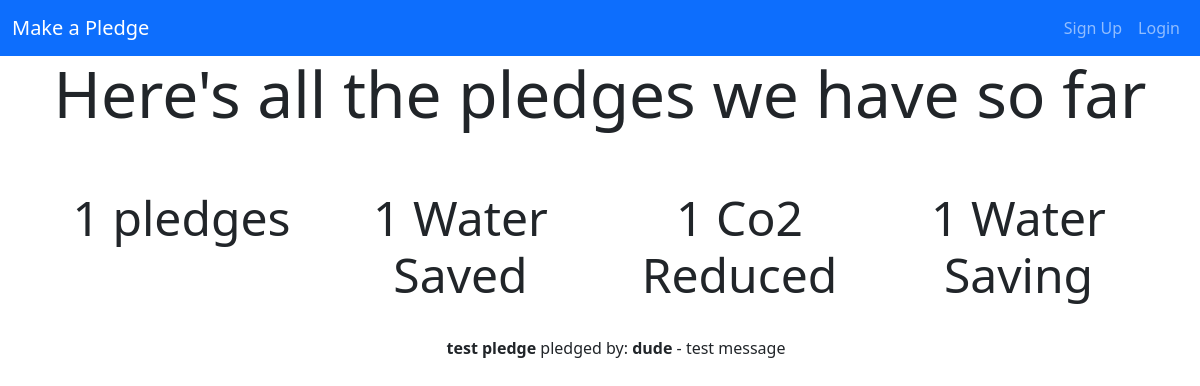
Before: /allpledges/ with the older database file.
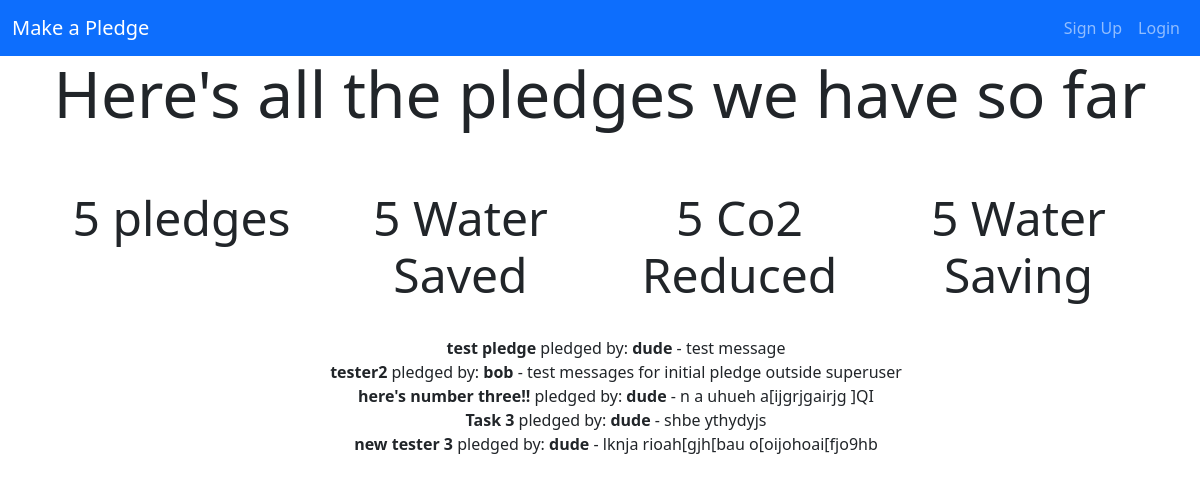
After: the same page with the newer database file.
### pledges/models.py (models this page shows, shortened)
class Pledge(models.Model):
    title = models.CharField(max_length=100)
    current_meals = models.IntegerField()
    veggie_meals = models.IntegerField()
    BOG_STANDARD = 'BS'
    A_GREAT_GREEN_TARRIF = 'GT'
    energy_supplier_choices = [
        (BOG_STANDARD, 'bog standard'),
        (A_GREAT_GREEN_TARRIF, 'a great green tarif'),
    ]
    energy_supplier = models.CharField(
        max_length=2,
        choices=energy_supplier_choices,
        default=BOG_STANDARD
    )
    number_of_people = models.IntegerField()
    GAS_OR_OIL = 'GO'
    ELECTRICITY = 'EL'
    heating_source_choices = [
        (GAS_OR_OIL, 'gas or oil'),
        (ELECTRICITY, 'electricity'),
    ]
    heating_source = models.CharField(
        max_length=2,
        choices=heating_source_choices,
        default=GAS_OR_OIL
    )
    message = models.TextField(max_length=255, blank=True)
    created = models.DateField(auto_now_add=True)
    user = models.ForeignKey(User, on_delete=models.CASCADE)

### pledges/views.py (the view)
# urls.py: path('allpledges/', views.allpledges, name='allpledges'),
def allpledges(request):
    pledges = Pledge.objects.all()
    return render(request, 'pledges/allpledges.html', {'pledges': pledges})

### pledges/templates/pledges/allpledges.html
{% extends 'pledges/base.html' %}
{% block content %}
<h1 class="display-3 text-center">Here's all the pledges we have so far</h1>
<br>
<br>
<div class="container">
    <div class="row">
        <div class="col">
            <h1 class="display-5 text-center">{{pledges|length}} pledges</h1>
        </div>
        <div class="col">
            <h1 class="display-5 text-center">{{pledges|length}} Water Saved<h1>
        </div>
        <div class="col">
            <h1 class="display-5 text-center">{{pledges|length}} Co2 Reduced</h1>
        </div>
        <div class="col">
            <h1 class="display-5 text-center">{{pledges|length}} Water Saving</h1>
        </div>
    </div>
</div>
<br>
<div class="container text-center">
    <ul style="list-style-type: none;">
    {% for pledge in pledges %}
        <li><b>{{ pledge.title }}</b> pledged by: <b>{{ pledge.user}}</b>
        {% if pledge.message %} - {{ pledge.message }}{% endif %}</li>
    {% endfor %}
    </ul>
</div>
<br>
{% endblock %}

### pledges/templates/pledges/base.html (shortened to what this page needs)
<html lang="en">
<head>
  <link href="https://cdn.jsdelivr.net/npm/bootstrap@5.0.0-beta1/dist/css/bootstrap.min.css" rel="stylesheet">
</head>
<body>
  <nav class="navbar navbar-expand-md navbar-dark bg-primary">
  <div class="container-fluid">
    <a class="navbar-brand" href="{% url 'home' %}">Make a Pledge</a>
      {% if user.is_authenticated %}
        <ul class="navbar-nav ml-auto">
          <li class="nav-item">
            <form style="" action="{% url 'logoutuser' %}" method="POST">
              {% csrf_token %}
              <button id="signOutBtn" type="submit">Logout</button>
            </form>
          </li>
        </ul>
      {% else %}
      <ul class="navbar-nav ml-auto">
        <li class="nav-item">
          <a class="nav-link" aria-current="page" href="{% url 'signupuser' %}">Sign Up</a>
        </li>
        <li class="nav-item">
          <a class="nav-link" href="{% url 'loginuser' %}">Login</a>
        </li>
      </ul>
      {% endif %}
  </div>
</nav>
<div class="container">
    {% block content %}
    {% endblock %}
</div>
</body>
</html>

Changed rows visible on the page:
added Pledge: title "tester2", user "bob", message "test messages for initial pledge outside superuser"
added Pledge: title "here's number three!!", user "dude", message "n a uhueh a[ijgrjgairjg ]QI"
added Pledge: title "Task 3", user "dude", message "shbe ythydyjs"
added Pledge: title "new tester 3", user "dude", message "lknja rioah[gjh[bau o[oijohoai[fjo9hb"
Other visible differences:
{{ pledges|length }}: "1" → "5"
